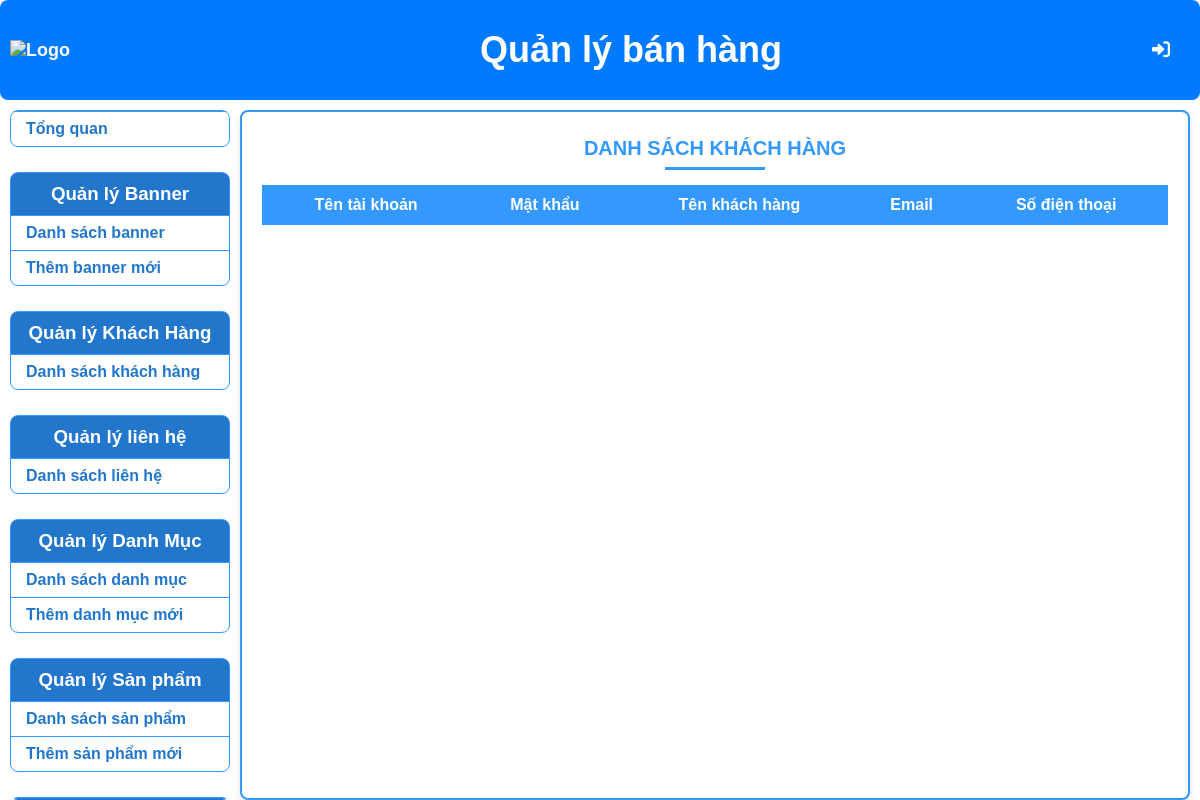
Page /admin/index.php?controller=customer&action=list on the earlier database version.
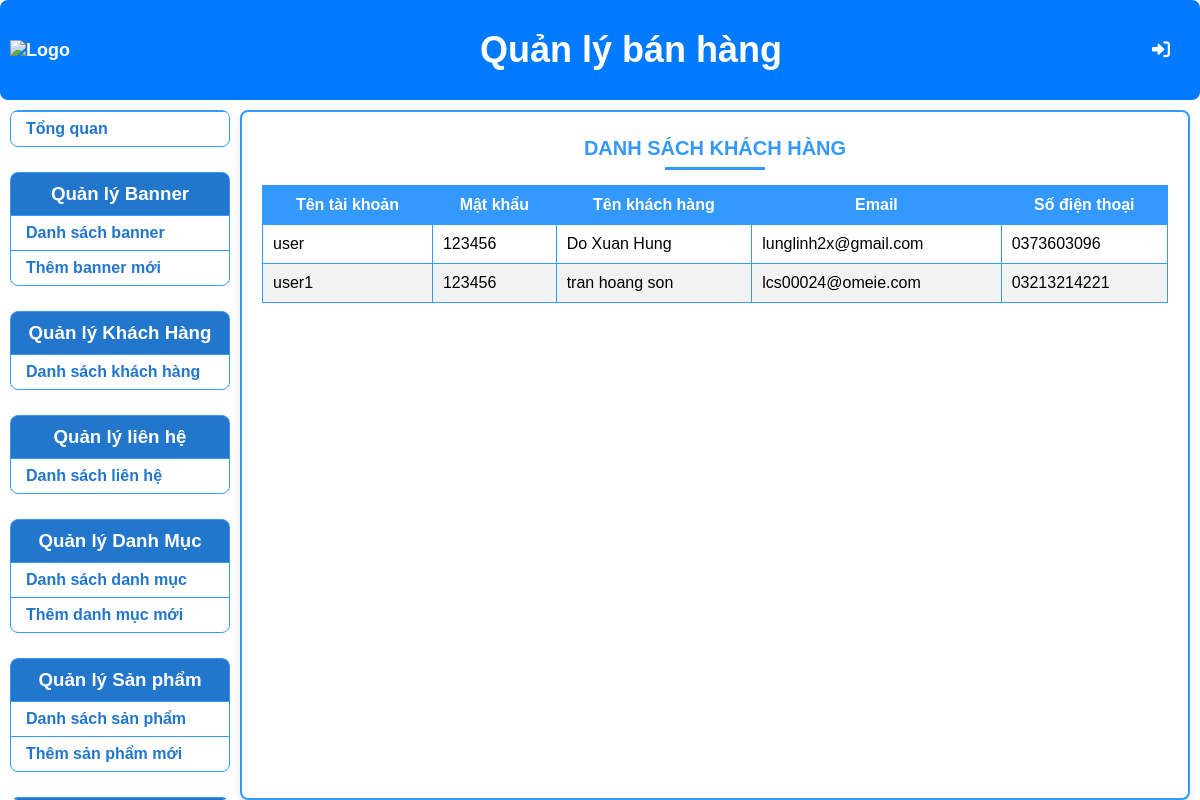
Same page on the later database version.
### tables this page shows
CREATE TABLE `taikhoan` (
  `MaTK` int(11) NOT NULL,
  `TenTK` varchar(45) NOT NULL,
  `Password` varchar(45) NOT NULL
);

CREATE TABLE `khachhang` (
  `MaKH` int(11) NOT NULL,
  `TenKH` varchar(45) NOT NULL,
  `Diachi` varchar(45) NOT NULL,
  `Phone` varchar(45) DEFAULT NULL,
  `Email` varchar(45) DEFAULT NULL,
  `Age` int(11) DEFAULT NULL,
  `Sex` varchar(45) DEFAULT NULL,
  `MaTK` int(11) NOT NULL
);

### admin/controllers/CustomerController.php (called while the page is built, shortened)
<?php
require_once 'Models/Customer.php';
class CustomerController {
    private $customerModel;
    public function __construct() {
        $database = new Database();
        $db = $database->getConnection();
        $this->customerModel = new Customer($db);
    }
    public function index() {
        $customers = $this->customerModel->getAllCustomer();
        if (!$customers) {
            $customers = [];
        }
        require 'Views/Customer/list.php';
    }
}

### admin/index.php (called while the page is built, shortened)
<?php
$mainController = new MainController();
$mainController->handleRequest();
?>

### admin/models/Customer.php (called while the page is built)
<?php
class Customer {
    private $conn;
    public function __construct($db) {
        $this->conn = $db;
    }
    public function getAllCustomer() {
        $sql = "SELECT tk.TenTK, tk.Password, kh.TenKH, kh.Phone, kh.Email
                FROM taikhoan tk
                JOIN khachhang kh ON tk.MaTK = kh.MaTK";
        $stmt = $this->conn->prepare($sql);
        $stmt->execute();
        return $stmt->fetchAll(PDO::FETCH_ASSOC);
    }
}
?>

### admin/views/Customer/list.php (the view, shortened to what this page needs)
<!DOCTYPE html>
<html lang="vi">
<head>
    <link rel="stylesheet" href="Styles/styles.css">
</head>
<body>
    <?php include 'Views/header.php'; ?>
    <div class="main-container">
        <?php include 'Views/sidebar.php'; ?>
        <div class="main-content">
            <h2>Danh sách khách hàng</h2>
            <table class="table">
                <thead>
                    <tr>
                        <th>Tên tài khoản</th>
                        <th>Mật khẩu</th>
                        <th>Tên khách hàng</th>
                        <th>Email</th>
                        <th>Số điện thoại</th>
                    </tr>
                </thead>
                <tbody>
                <?php
                foreach ($customers as $customer) {
                    echo "<tr>";
                    echo "<td>" . htmlspecialchars($customer['TenTK']) . "</td>";
                    echo "<td>" . htmlspecialchars($customer['Password']) . "</td>";
                    echo "<td>" . htmlspecialchars($customer['TenKH']) . "</td>";
                    echo "<td>" . htmlspecialchars($customer['Email']) . "</td>";
                    echo "<td>" . htmlspecialchars($customer['Phone']) . "</td>";
                    echo "</tr>";
                }
                ?>
                </tbody>
            </table>
        </div>
    </div>
</body>
</html>

Differences in the rows shown:
added taikhoan: TenTK "user", Password "123456", khachhang.TenKH "Do Xuan Hung", khachhang.Email "lunglinh2x@gmail.com", khachhang.Phone "0373603096"
added taikhoan: TenTK "user1", Password "123456", khachhang.TenKH "tran hoang son", khachhang.Email "lcs00024@omeie.com", khachhang.Phone "03213214221"
